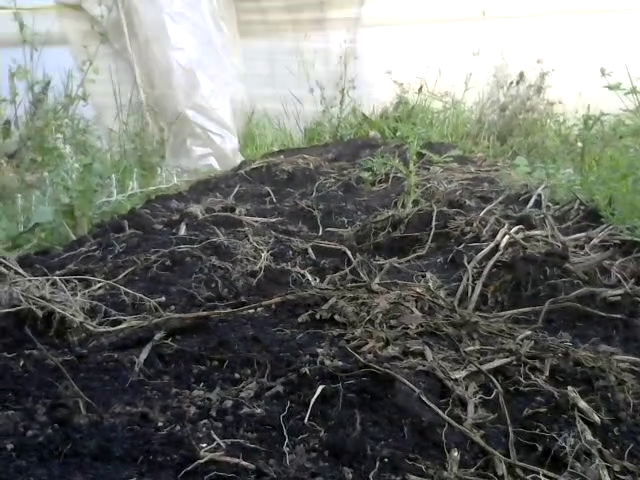
#> input picture frame 46 of VIDS/my_video-17.mp4, 640 x 480 px
$ python vid.py
#> lines starting #> are read from the running program, lines starting #| are printed output that depends on the picture; after the words box and inside, x2 and y2 are one past the last pixel; in counts of white or black regions, pixels touching at a corner belong together
### CODES/guide_lines.py
import cv2
import numpy as np

def guide(height, width ,angle=45,num=8,thickness=2,color=(255, 255, 0),img=None):
#> called with height = 480, width = 640, angle = 45, num = 5, thickness = 2, color = (255, 255, 0)
    if (img is not None):
        height, width, channels = img.shape
    hypot= int(1.1*np.sqrt(height**2 + width**2))
    hypot= (hypot+1) if (hypot%2 !=0) else hypot
    grid = np.zeros((hypot, hypot, 3), np.uint8)
    line_distance = int(hypot / (num + 1))

    for i in range(1, num + 1):
        y = i * line_distance
        cv2.line(grid, (0, y), (hypot, y), color, thickness)
#> further down, frame is the input picture: shape (480, 640, 3); mean B, G, R 106.3, 111.4, 108.4

    # get the center coordinates of the image to create the 2D rotation matrix
    cent = hypot // 2
    # using cv2.getRotationMatrix2D() to get the rotation matrix
    rotate_matrix = cv2.getRotationMatrix2D(center=(cent, cent), angle=angle, scale=1)
    # rotate the image using cv2.warpAffine
    rotated_image = cv2.warpAffine(src=grid, M=rotate_matrix, dsize=(hypot, hypot))

    mask=rotated_image[cent-height//2:cent+height//2,cent-width//2:cent+width//2]

    return mask

def plot_guide(img,mask):
    return cv2.addWeighted(img, 1, mask, 1, 0)

### CODES/preprocessing.py
import numpy as np
import cv2
from skimage.morphology import disk

kernel = disk(5).astype(np.uint8)
# define green color range
low_green = np.array([25, 52, 72])#[25, 52, 72])
high_green = np.array([102, 255, 255])#[102, 255, 255])

# [7 lines left out: function greenbyHSV, not called in this run]

def greenbyCOM(img):

    r=img[:,:,0]#cv2.equalizeHist(img[:,:,0])
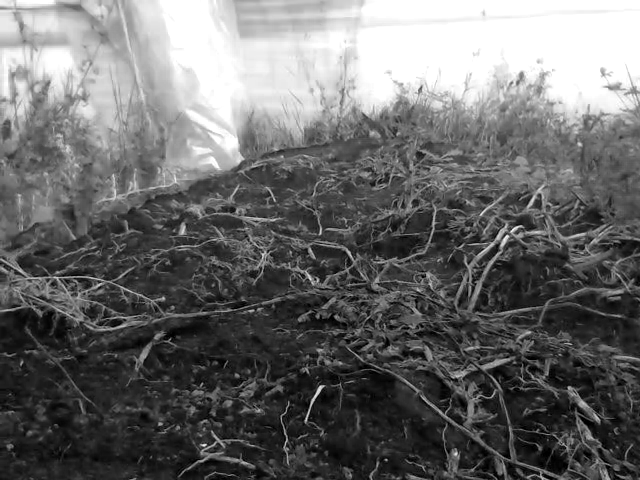
#> r: shape (480, 640); min 0, max 255, mean 106.3
    g=img[:,:,1]#cv2.equalizeHist(img[:,:,1])
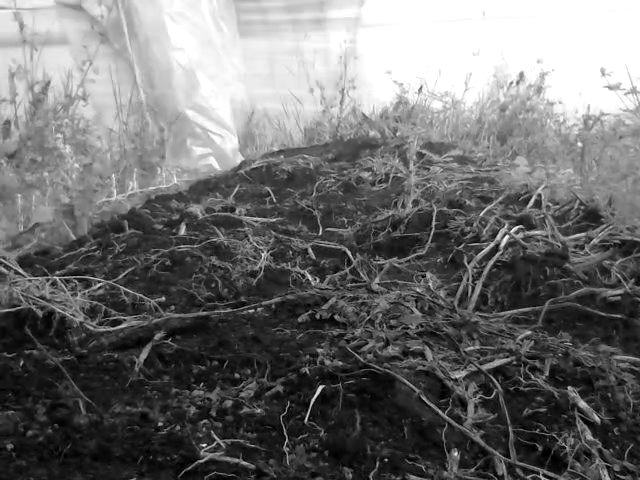
#> g: shape (480, 640); min 0, max 255, mean 111.4
    b=img[:,:,2]#cv2.equalizeHist(img[:,:,2])
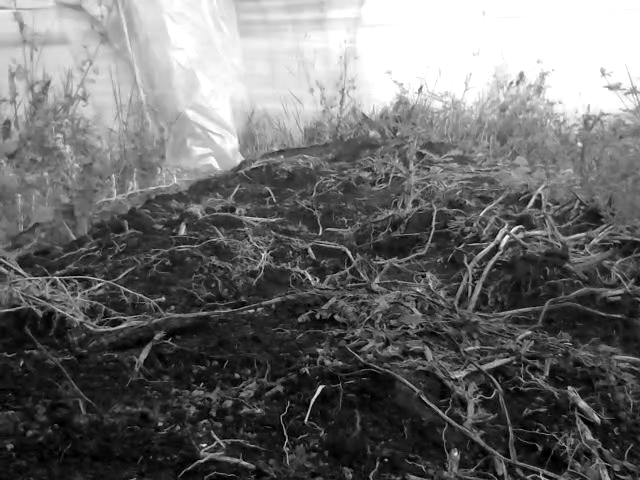
#> b: shape (480, 640); min 0, max 255, mean 108.4

    T = img.copy()#cv2.add(r.copy(), g.copy(), b.copy())

    T[T==0]=1 # eliminar posibles divisiones por cero
#> T: shape (480, 640, 3); 0.23% of pixels changed, all inside (x1, y1, x2, y2) = (0, 236, 638, 480)

#> (the run stopped early here; a loop or call above may not have finished)

$ run again, starting later in the video
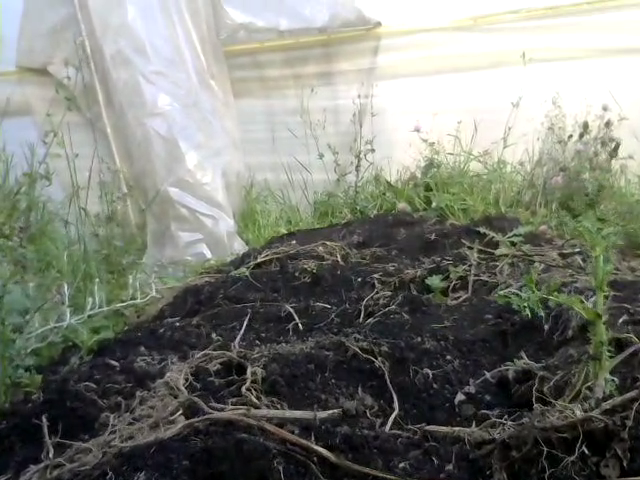
#> input picture frame 207 of VIDS/my_video-17.mp4, 640 x 480 px
#> frame is the input picture: shape (480, 640, 3); mean B, G, R 119.1, 127.3, 124.4
#> in greenbyCOM, `r=img[:,:,0]#cv2.equalizeHist(img[:,:,0])`:
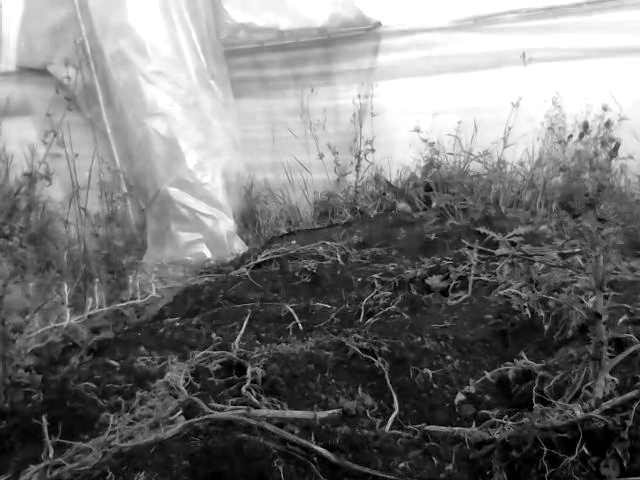
#> r: shape (480, 640); min 0, max 255, mean 119.1
#> in greenbyCOM, `b=img[:,:,2]#cv2.equalizeHist(img[:,:,2])`:
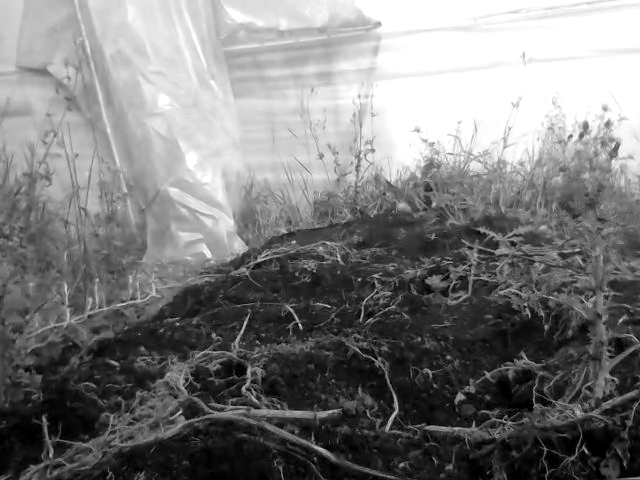
#> b: shape (480, 640); min 0, max 255, mean 124.4
#> T: shape (480, 640, 3); 0.79% of pixels changed, all inside (x1, y1, x2, y2) = (0, 189, 640, 480)

$ run again, starting later in the video
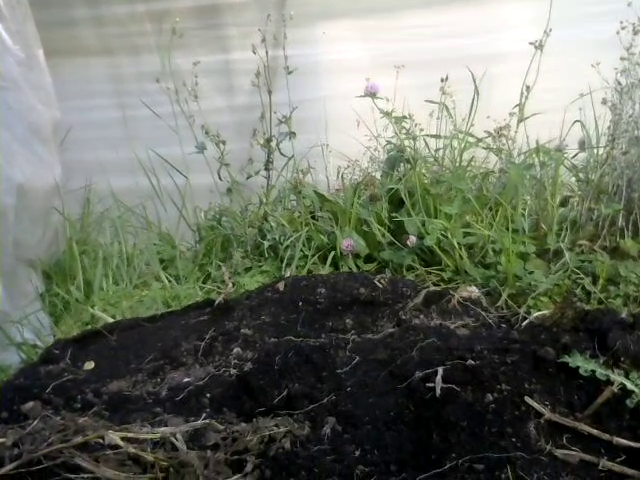
#> input picture frame 369 of VIDS/my_video-17.mp4, 640 x 480 px
#> frame is the input picture: shape (480, 640, 3); mean B, G, R 102.8, 114.7, 109.3
#> in greenbyCOM, `r=img[:,:,0]#cv2.equalizeHist(img[:,:,0])`:
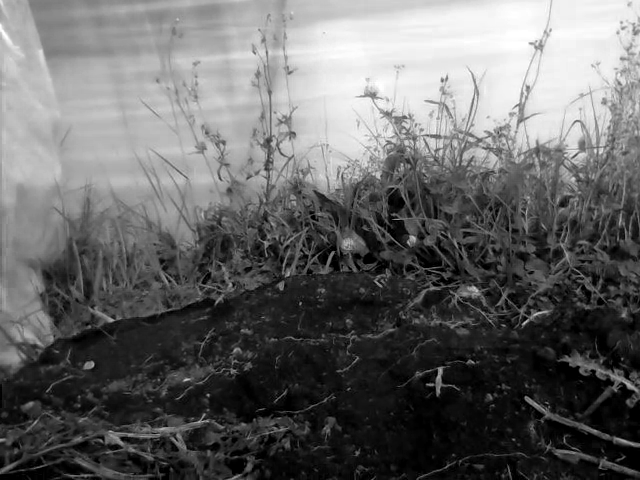
#> r: shape (480, 640); min 0, max 255, mean 102.8
#> in greenbyCOM, `b=img[:,:,2]#cv2.equalizeHist(img[:,:,2])`:
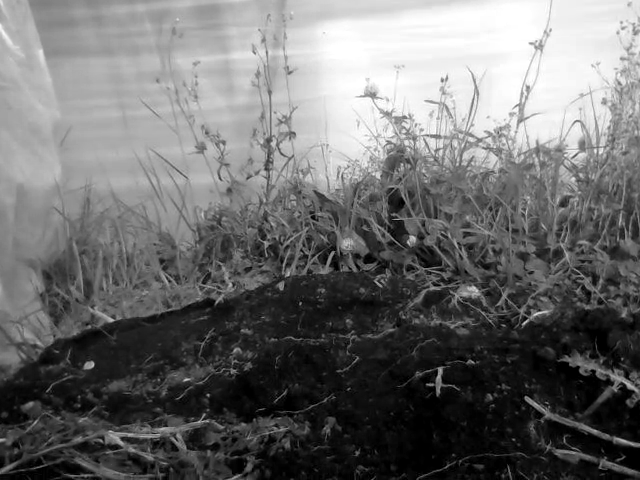
#> b: shape (480, 640); min 0, max 255, mean 109.3
#> T: shape (480, 640, 3); 2.5% of pixels changed, all inside (x1, y1, x2, y2) = (0, 188, 640, 480)
